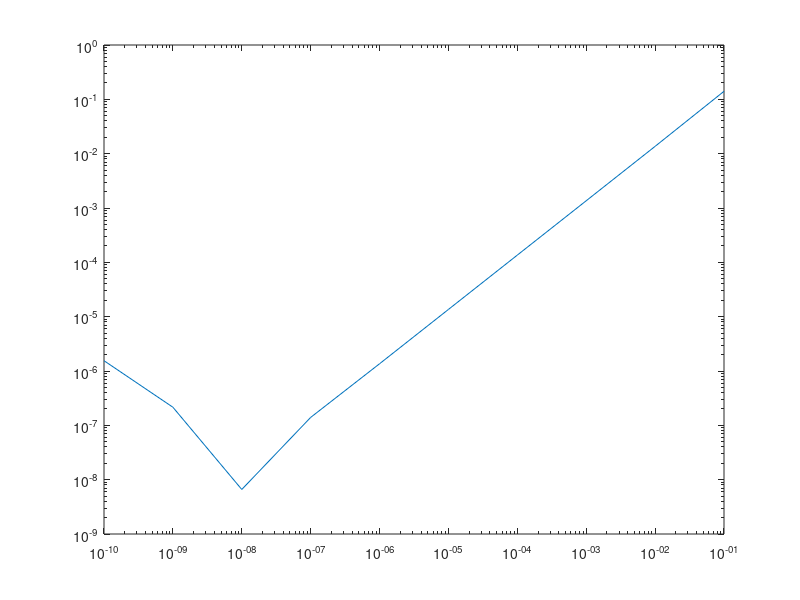

This figure's MATLAB source: (Note: this script raises an error after producing the figure.)
%% Assignment 2 
% Name: Stefano Gonçalves Simao
%
% Date: 02/04/2021
clc
clear
%% -----Problem 3-----

% a) & b)

% Initialization
x0 = 1;
d = [];
h = [];
err = [];

% Difference quotient
for i = 1:10
   h(i) = 10^(-i);
   d(i) = (exp(x0 + h(i)) - exp(x0))/h(i);
   err(i) = abs(exp(x0) - d(i));
end


% c)

% Visualize
loglog(h,err);


%% -----Problem 6-----

% b)

% Test
n = 3000;
A = rand(n,n);
B = rand(n,n);
tic
[C] = matTimesMat_classical(A, B); 
toc
norm(C - A * B) / norm(C)
tic
[C] = matTimesMat_column(A, B); 
toc
norm(C - A * B) / norm(C)
tic
[C] = matTimesMat_outerProd(A, B); 
toc
norm(C - A * B) / norm(C)